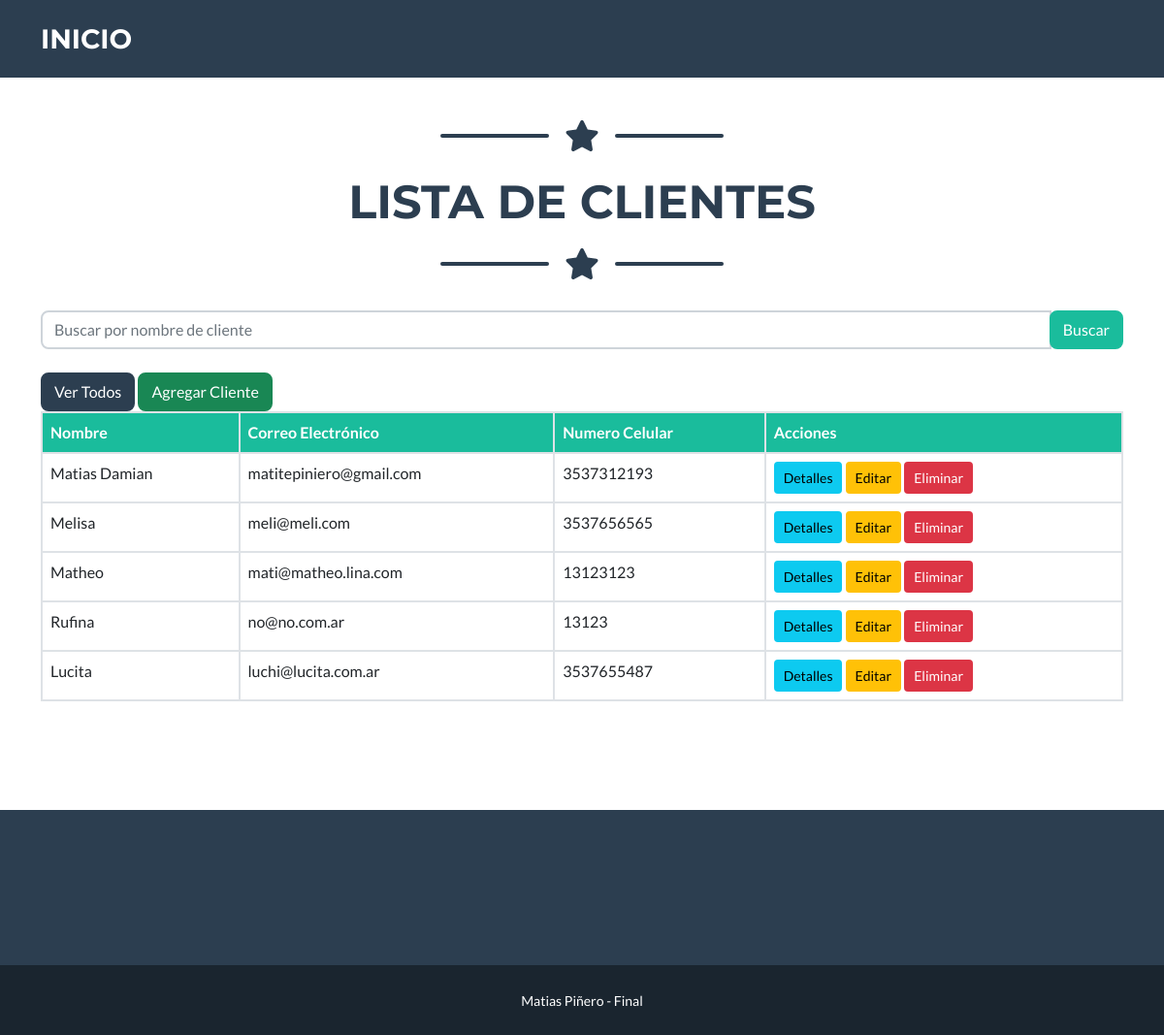
/AppCoder/cliente/, run on the app's committed database.
### AppCoder/models.py (models this page shows)
class Cliente(models.Model):
    nombre=models.CharField(max_length=30)
    apellido=models.CharField(max_length=30)
    cel=models.CharField(max_length=12)
    email=models.EmailField()

### AppCoder/views.py (the view)
# urls.py: path("cliente/", cliente, name="Cliente"),
def cliente(request):
    clientes = Cliente.objects.all()
    search_query = request.GET.get('search')
    if search_query:
        clientes = clientes.filter(nombre__icontains=search_query)
    return render(request, 'AppCoder/cliente.html', {'clientes': clientes})

### AppCoder/templates/AppCoder/cliente.html (shortened to what this page needs)
<!DOCTYPE html>
<html lang="en">
<head>
    {% load static %}
    <link href="{% static 'AppCoder/css/styles.css' %}" rel="stylesheet" />
</head>
<body>
    <nav class="navbar navbar-expand-lg bg-secondary text-uppercase fixed-top" id="mainNav">
        <div class="container">
            <a class="navbar-brand" href="{% url 'inicio' %}">Inicio</a>
        </div>
    </nav>
    <section class="page-section portfolio" id="client-list">
        <div class="container">
            <div class="row">
                <div class="col-lg-12">
                    <div class="divider-custom">
                        <div class="divider-custom-line"></div>
                        <div class="divider-custom-icon"><i class="fas fa-star"></i></div>
                        <div class="divider-custom-line"></div>
                    </div>
                    <h2 class="page-section-heading text-center text-uppercase text-secondary mb-0">Lista de Clientes</h2>
                    <div class="divider-custom">
                        <div class="divider-custom-line"></div>
                        <div class="divider-custom-icon"><i class="fas fa-star"></i></div>
                        <div class="divider-custom-line"></div>
                    </div>
                </div>
            </div>
        <form method="GET" class="mb-4">
            <div class="input-group">
                <input type="text" name="search" class="form-control" placeholder="Buscar por nombre de cliente" value="{{ search_query }}" />
                <div class="input-group-append">
                    <button type="submit" class="btn btn-primary">Buscar</button>
                </div>
            </div>
         </form>
            <a href="{% url 'lista_clientes' %}" class="btn btn-secondary">Ver Todos</a>
            <a href="{% url 'formCliente' %}" class="btn btn-success">Agregar Cliente</a>
        {% if clientes %}
            <table class="table table-bordered">
                <thead class="bg-primary text-white">
                    <tr>
                        <th>Nombre</th>
                        <th>Correo Electrónico</th>
                        <th>Numero Celular</th>
                        <th>Acciones</th>
                    </tr>
                </thead>
                <tbody>
                    {% for cliente in clientes %}
                        <tr>
                            <td>{{ cliente.nombre }}</td>
                            <td>{{ cliente.email }}</td>
                            <td>{{ cliente.cel }}</td>
                            <td>
                                <a href="{% url 'detalle_cliente' cliente.id %}" class="btn btn-info btn-sm">Detalles</a>
                                <a href="{% url 'editar_cliente' cliente.id %}" class="btn btn-warning btn-sm">Editar</a>
                                <a href="{% url 'eliminar_cliente' cliente.id %}" class="btn btn-danger btn-sm">Eliminar</a>
                            </td>
                        </tr>
                    {% endfor %}
                </tbody>
            </table>
        {% else %}
        <p>No se encontraron resultados.</p>
        {% endif %}
        </div>
    </section>
    <footer class="footer text-center">
    </footer>
    <div class="copyright py-4 text-center text-white">
        <div class="container"><small>Matias Piñero - Final</small></div>
    </div>
</body>
</html>

### data on the page
Cliente: nombre "Matias Damian", email "matitepiniero@gmail.com", cel "3537312193"
Cliente: nombre "Melisa", email "meli@meli.com", cel "3537656565"
Cliente: nombre "Matheo", email "mati@matheo.lina.com", cel "13123123"
Cliente: nombre "Rufina", email "no@no.com.ar", cel "13123"
Cliente: nombre "Lucita", email "luchi@lucita.com.ar", cel "3537655487"
